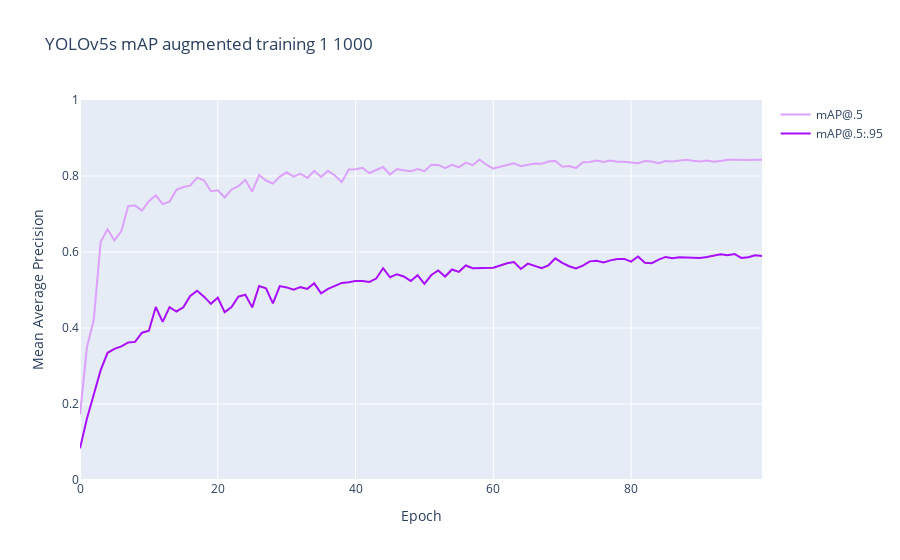

The notebook cell saved with this chart:
### Code cell
# Plot the mAP for IOU 0.5 and average 0.5-0.95
fig = go.Figure()
fig.add_trace(go.Scatter(x=print(data['               epoch'])
, y=data['     metrics/mAP_0.5'],
                    mode='lines',
                    name='mAP@.5', line=dict(color='#DEA0FD', width=2)))

fig.add_trace(go.Scatter(x=print(data['               epoch'])
, y=data['metrics/mAP_0.5:0.95'],
                    mode='lines',
                    name='mAP@.5:.95', line=dict(color='#AA0DFE', width=2)))

fig.update_layout(
    title_text='YOLOv5s mAP augmented training 1 1000',
    yaxis_title_text='Mean Average Precision',
    xaxis_title_text='Epoch'
)
fig.update_yaxes(range=[0, 1.0])

fig.show()
